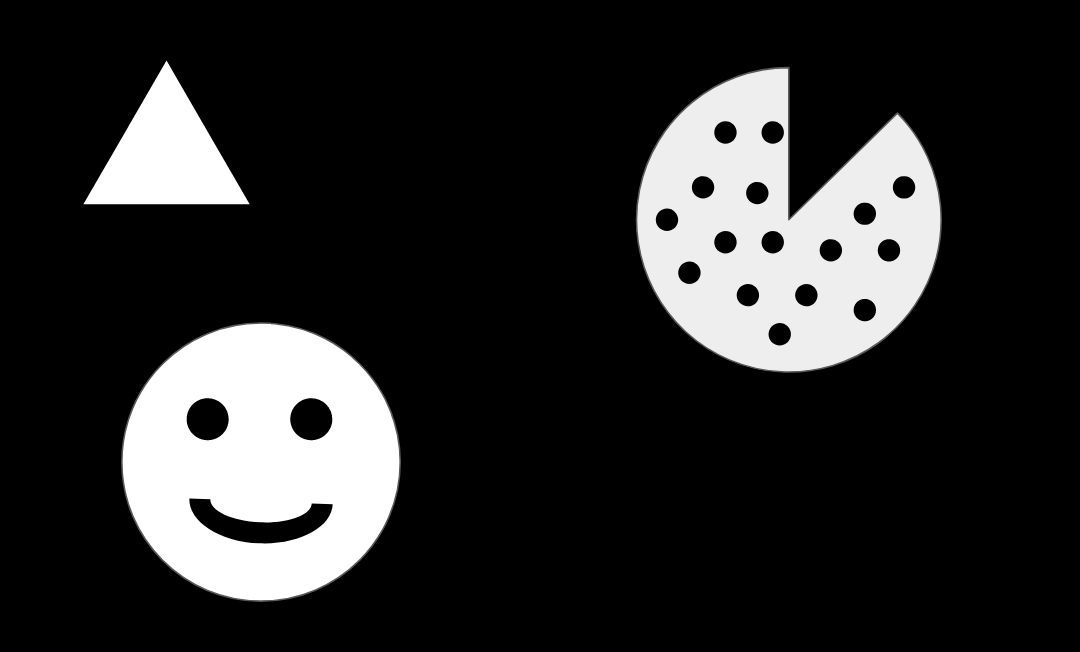
#> input picture DATA/internal_external.png, 1080 x 652 px
$ jupyter execute --allow-errors 04-Contour-Detection.ipynb   (shell and % lines are left out)
#> lines starting #> are read from the running program, lines starting #| are printed output that depends on the picture; after the words box and inside, x2 and y2 are one past the last pixel; in counts of white or black regions, pixels touching at a corner belong together
<a href="https://www.pieriandata.com"></a>
*Copyright by Pierian Data Inc.*

# Contour Detection

## External vs Internal Contours

[cell 1]
import cv2
import numpy as np
import matplotlib.pyplot as plt

[cell 2]
img = cv2.imread('../DATA/internal_external.png',0)
#> img is the input picture: shape (652, 1080); min 0, max 255, mean 43.4

[cell 3]
img.shape
#> Out = (652, 1080)

[cell 4]
plt.imshow(img,cmap='gray')

**findContours**

function will return back contours in an image, and based on the RETR method called, you can get back external, internal, or both:

* cv2.RETR_EXTERNAL:Only extracts external contours
* cv2.RETR_CCOMP: Extracts both internal and external contours organized in a two-level hierarchy
* cv2.RETR_TREE: Extracts both internal and external contours organized in a  tree graph
* cv2.RETR_LIST: Extracts all contours without any internal/external relationship

[cell 5]
contours, hierarchy = cv2.findContours(img, cv2.RETR_CCOMP, cv2.CHAIN_APPROX_SIMPLE)
#> contours = 22 contours; largest, box (x1, y1, x2, y2) and area: (635, 66, 942, 373) 64554, (121, 322, 401, 602) 61517, (83, 60, 250, 205) 12042, (189, 498, 333, 544) 3049, (186, 398, 229, 441) 1380

[cell 6]
type(contours)

[cell 7]
len(contours)
#> Out = 22

[cell 8]
type(hierarchy)

[cell 9]
hierarchy.shape
#> Out = (1, 22, 4)

[cell 10]
hierarchy
#> Out = 22 rows, first 6: [4, -1, 1, -1], [2, -1, -1, 0], [3, 1, -1, 0], [-1, 2, -1, 0], [21, 0, 5, -1], [6, -1, -1, 4]

[cell 11]
# Draw External Contours

# Set up empty array
external_contours = np.zeros(img.shape)

# For every entry in contours
for i in range(len(contours)):

    # last column in the array is -1 if an external contour (no contours inside of it)
    if hierarchy[0][i][3] == -1:

        # We can now draw the external contours from the list of contours
        cv2.drawContours(external_contours, contours, i, 255, -1)
#> this loop made 22 passes
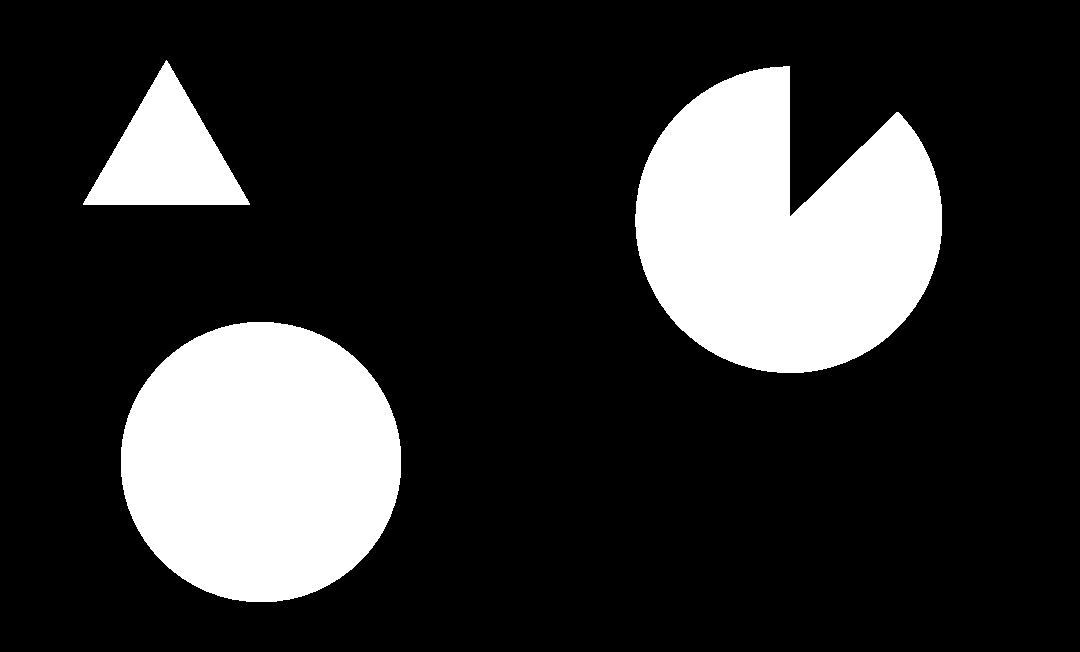
#> external_contours: shape (652, 1080) float64; 19.8% white; 3 white regions, box (x1, y1, x2, y2) and area: (635, 66, 942, 373) 65063, (121, 322, 401, 602) 61914, (83, 60, 250, 205) 12270


$ run again, with DATA/five_shapes.PNG copied over DATA/internal_external.png
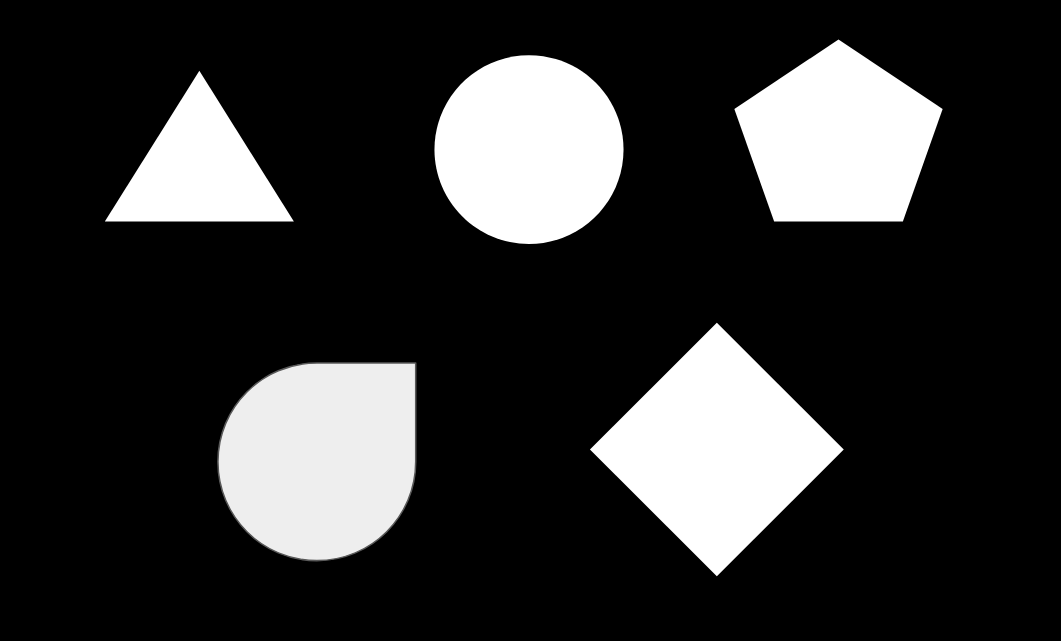
#> input picture DATA/five_shapes.PNG, 1061 x 641 px
#> img is the input picture: shape (641, 1061); min 0, max 255, mean 49.2
#> contours = 5 contours; box (x1, y1, x2, y2) and area: (217, 362, 417, 562) 33297, (590, 322, 844, 577) 32508, (434, 55, 624, 244) 28076, (734, 39, 943, 222) 26303, (105, 70, 294, 222) 14310
#> `len(contours)`: Out = 5
#> `hierarchy`: Out = [[1, -1, -1, -1], [2, 0, -1, -1], [3, 1, -1, -1], [4, 2, -1, -1], [-1, 3, -1, -1]]
#> the loop `for i in range(len(contours)):` made 5 passes
#> after the loop `for i in range(len(contours)):`:
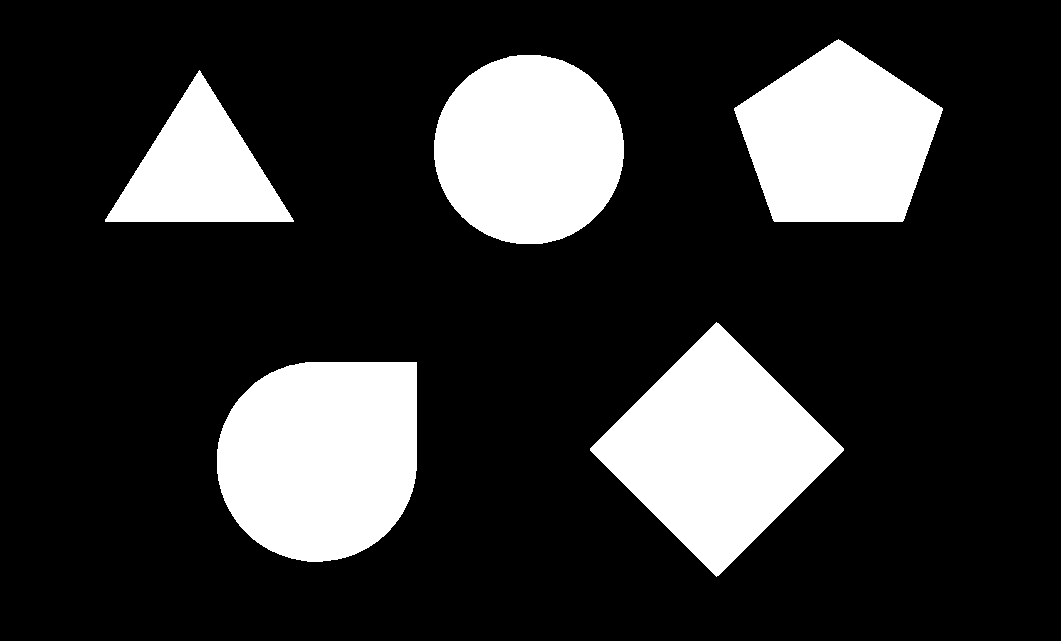
#> external_contours: shape (641, 1061) float64; 20% white; 5 white regions, box (x1, y1, x2, y2) and area: (217, 362, 417, 562) 33609, (590, 322, 844, 577) 32764, (434, 55, 624, 244) 28345, (734, 39, 943, 222) 26585, (105, 70, 294, 222) 14556
